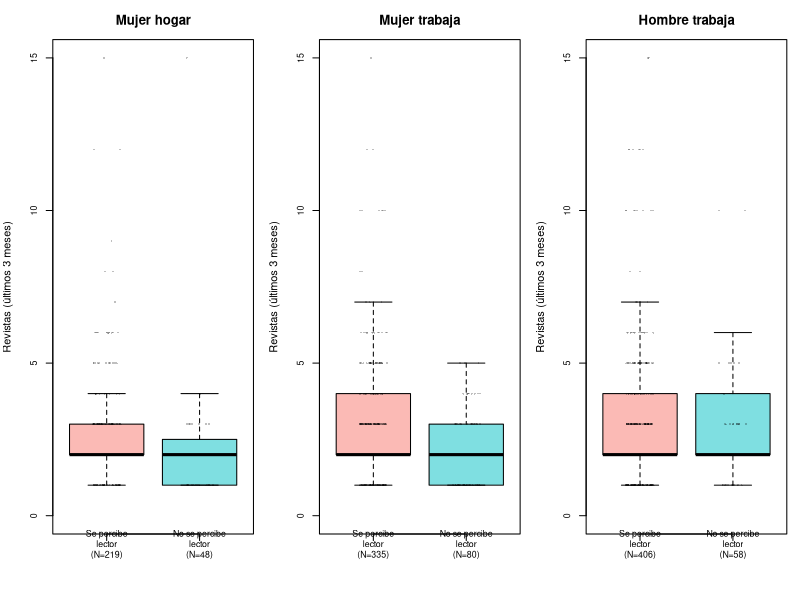
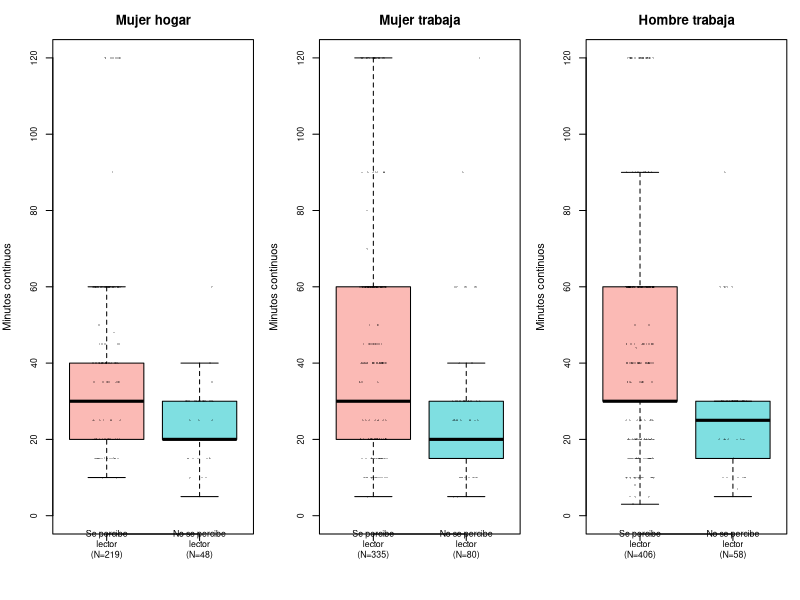
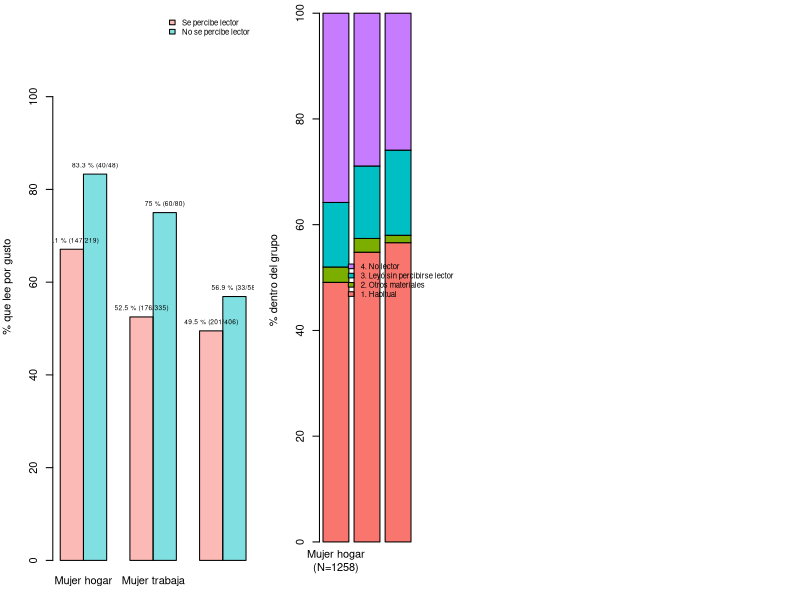
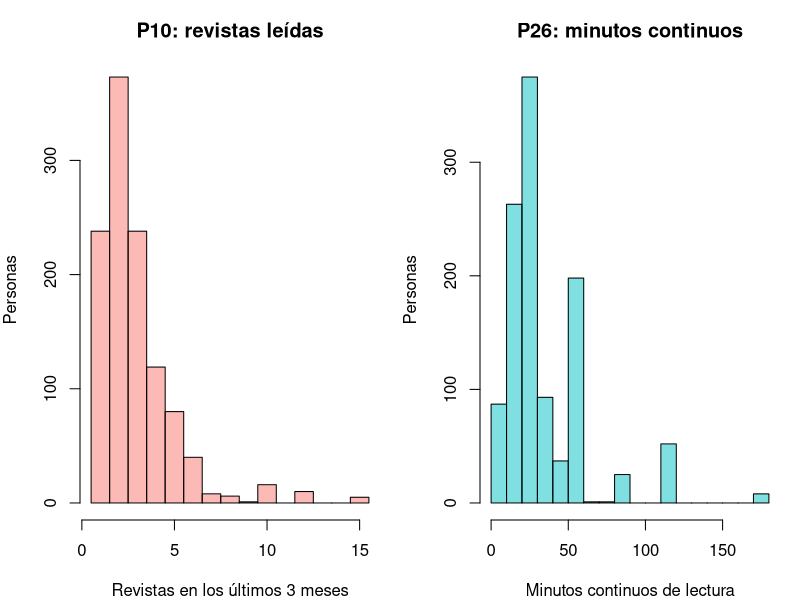

The R source for these figures, in order:
## ---- chunk 1
knitr::opts_chunk$set(echo = FALSE, warning = FALSE, message = FALSE,
                      fig.width = 7, fig.height = 3, dpi = 120)
options(knitr.kable.NA = "—")
library(knitr)
library(e1071)   # skewness() y kurtosis()

pct = function(a, b) round(100 * a / b, 1)
f   = function(x) sprintf("%.1f", unname(x))                        # un decimal para el texto
si  = function(cond, a, b = "") if (isTRUE(cond)) a else b          # frase condicional para el texto
## ---- chunk 2
raw = read.csv("datos/DatosEquipo6_v2.csv")
# Nombres de las columnas (el archivo trae: anio, h_lec, sexo, cond_act, p10, p11, p26)
names(raw) = c("anio", "H_LEC", "SEXO", "COND_ACT", "P10", "P11", "P26")
datos = raw
vars6 = c("H_LEC", "SEXO", "COND_ACT", "P10", "P11", "P26")

# Vacíos y valores fuera del rango del diccionario
calidad = data.frame(
  Variable = vars6,
  Vacios = colSums(is.na(raw[, vars6])),
  Fuera = c(sum(!(raw$H_LEC %in% c(1:4, NA))),
            sum(!(raw$SEXO %in% c(1:2, NA))),
            sum(!(raw$COND_ACT %in% c(1:10, NA))),
            sum(raw$P10 > 25, na.rm = TRUE),
            sum(!(raw$P11 %in% c(1:6, NA))),
            sum(raw$P26 < 2 | raw$P26 > 360, na.rm = TRUE)),
  row.names = NULL)
fuera10 = calidad$Fuera[calidad$Variable == "P10"]

motivos = c("Trabajo", "Estudio", "Cultura general / estar al día",
            "Gusto / entretenimiento", "Religión", "Otro")

datos$Sexo_lbl  = factor(datos$SEXO, levels = 1:2, labels = c("Hombre", "Mujer"))
datos$H_LEC_lbl = factor(datos$H_LEC, levels = 1:4,
                         labels = c("1. Habitual", "2. Otros materiales",
                                    "3. Leyó sin percibirse lector", "4. No lector"))

# Autopercepción: solo H_LEC = 1 y H_LEC = 3 entran a la comparación
datos$Aut = NA
datos$Aut[datos$H_LEC %in% 1] = "Se percibe lector"
datos$Aut[datos$H_LEC %in% 3] = "No se percibe lector"
datos$Aut = factor(datos$Aut, levels = c("Se percibe lector", "No se percibe lector"))

# Grupos de comparación (COND_ACT 7 = hogar; 1 a 3 = trabaja)
datos$Grupo = NA
datos$Grupo[datos$SEXO %in% 2 & datos$COND_ACT %in% 7]   = "Mujer hogar"
datos$Grupo[datos$SEXO %in% 2 & datos$COND_ACT %in% 1:3] = "Mujer trabaja"
datos$Grupo[datos$SEXO %in% 1 & datos$COND_ACT %in% 1:3] = "Hombre trabaja"
datos$Grupo = factor(datos$Grupo, levels = c("Mujer hogar", "Mujer trabaja", "Hombre trabaja"))

datos$Cond_lbl = cut(datos$COND_ACT, breaks = c(0, 3, 5, 6, 7, 8, 10),
                     labels = c("Trabaja o tiene trabajo (01-03)", "Busca o espera trabajo (04-05)",
                                "Estudiante (06)", "Quehaceres del hogar (07)",
                                "Jubilado o pensionado (08)", "Incapacitado u otra situación (09-10)"))

# Universos de análisis
V = subset(datos, !is.na(H_LEC))                    # H_LEC válido
U = subset(V, !is.na(Grupo))                        # tres grupos de comparación
L = subset(U, H_LEC %in% c(1, 3) & !is.na(P10))     # lectores de revistas
H = subset(V, SEXO == 1 & COND_ACT == 7)            # hombres del hogar (solo casos)

n_est   = sum(V$COND_ACT %in% 6)                    # estudiantes
n_jub   = sum(V$COND_ACT %in% 8)                    # jubilados
n_otras = sum(V$COND_ACT %in% c(4:6, 8:10))         # todas las condiciones que no se comparan
## ---- chunk 3
x = L$P10
m10 = c(N = length(x), Media = mean(x), Mediana = median(x), DE = sd(x),
        CV = 100 * sd(x) / mean(x),
        Q1 = quantile(x, 0.25, names = FALSE), Q3 = quantile(x, 0.75, names = FALSE),
        Min = min(x), Max = max(x), Sesgo = skewness(x), Curtosis = kurtosis(x))

x = L$P26
m26 = c(N = length(x), Media = mean(x), Mediana = median(x), DE = sd(x),
        CV = 100 * sd(x) / mean(x),
        Q1 = quantile(x, 0.25, names = FALSE), Q3 = quantile(x, 0.75, names = FALSE),
        Min = min(x), Max = max(x), Sesgo = skewness(x), Curtosis = kurtosis(x))

tab_num = rbind(m10, m26)
rownames(tab_num) = c("P10: revistas (3 meses)", "P26: minutos continuos")
kable(round(tab_num, 1), caption = "Tabla 1. Medidas descriptivas de P10 y P26 en lectores de revistas")
s10 = round(tab_num[1, ], 1)
s26 = round(tab_num[2, ], 1)
## ---- chunk 4
fh = table(V$H_LEC_lbl)
fp = table(factor(L$P11, levels = 1:6, labels = motivos))
ph = pct(as.vector(fh), sum(fh))
pp = pct(as.vector(fp), sum(fp))
t3 = rbind(
  data.frame(Variable = paste0("H_LEC (N=", nrow(V), ")"), Categoría = names(fh),
             n = as.vector(fh), "%" = ph, check.names = FALSE),
  data.frame(Variable = paste0("P11 (N=", nrow(L), ")"), Categoría = names(fp),
             n = as.vector(fp), "%" = pp, check.names = FALSE))
## ---- chunk 5
tb = table(U$Grupo, U$H_LEC_lbl)
pc = round(100 * prop.table(tb, 1), 1)
t4 = data.frame(Grupo = rownames(tb), N = as.vector(rowSums(tb)),
                as.data.frame.matrix(pc), check.names = FALSE, row.names = NULL)
names(t4)[3:6] = c("1 Habitual", "2 Otros", "3 Leyó sin percibirse lector", "4 No lector")
t4[["% con H_LEC 3 entre quienes no acostumbran leer"]] = pct(tb[, 3], tb[, 3] + tb[, 4])
kable(t4, caption = "Tabla 2. Condición lectora (H_LEC) dentro de cada grupo, en %")

hab = pc[, 1]; sper = pc[, 3]; nol = pc[, 4]
pr = t4[[ncol(t4)]]

A = subset(U, H_LEC %in% c(1, 3))
A$Leyo_revistas = !is.na(A$P10)
cob = aggregate(Leyo_revistas ~ Aut + Grupo, data = A, FUN = length)
names(cob) = c("Autopercepción", "Grupo", "N")
cob[["Leyeron revistas"]] = aggregate(Leyo_revistas ~ Aut + Grupo, data = A, FUN = sum)$Leyo_revistas
cob[["%"]] = pct(cob[["Leyeron revistas"]], cob$N)
cob = cob[, c("Grupo", "Autopercepción", "N", "Leyeron revistas", "%")]
cp = cob[["%"]]
## ---- chunk 6
#P10
res10 = aggregate(P10 ~ Aut + Grupo, data = L, FUN = length)
names(res10) = c("Aut", "Grupo", "N")
res10$Media   = round(aggregate(P10 ~ Aut + Grupo, data = L, FUN = mean)$P10, 1)
res10$DE      = round(aggregate(P10 ~ Aut + Grupo, data = L, FUN = sd)$P10, 1)
res10$Min     = aggregate(P10 ~ Aut + Grupo, data = L, FUN = min)$P10
res10$Q1      = aggregate(P10 ~ Aut + Grupo, data = L, FUN = quantile, probs = 0.25)$P10
res10$Mediana = aggregate(P10 ~ Aut + Grupo, data = L, FUN = median)$P10
res10$Q3      = aggregate(P10 ~ Aut + Grupo, data = L, FUN = quantile, probs = 0.75)$P10
res10$Max     = aggregate(P10 ~ Aut + Grupo, data = L, FUN = max)$P10
res10 = res10[, c("Grupo", "Aut", "N", "Media", "DE", "Min", "Q1", "Mediana", "Q3", "Max")]
names(res10) = c("Grupo", "Autopercepción", "N", "Media", "DE", "Mín", "Q1", "Mediana", "Q3", "Máx")
kable(res10, caption = "Tabla 3. Número de revistas leídas (P10) por grupo y autopercepción")

# Diagramas de caja
par(mfrow = c(1, 3), mar = c(5, 4, 3, 1))
for (g in levels(L$Grupo)) {
  d = subset(L, Grupo == g)
  nombres = paste0(c("Se percibe\nlector", "No se percibe\nlector"), "\n(N=", table(d$Aut), ")")
  boxplot(P10 ~ Aut, data = d, names = nombres, ylim = c(0, 15), outline = FALSE,
          col = c("#F8766D80", "#00BFC480"), main = g, xlab = "",
          ylab = "Revistas (últimos 3 meses)", cex.axis = 0.8)
  stripchart(P10 ~ Aut, data = d, vertical = TRUE, method = "jitter", jitter = 0.15,
             pch = 16, cex = 0.4, col = rgb(0, 0, 0, 0.25), add = TRUE)
}

lec = c(1, 3, 5); nlec = c(2, 4, 6)
dm10 = res10$Mediana[lec] - res10$Mediana[nlec]
dx10 = round(res10$Media[lec] - res10$Media[nlec], 1)
p10_parecido = all(abs(dm10) <= 1)
## ---- chunk 7

res26 = aggregate(P26 ~ Aut + Grupo, data = L, FUN = length)
names(res26) = c("Aut", "Grupo", "N")
res26$Media   = round(aggregate(P26 ~ Aut + Grupo, data = L, FUN = mean)$P26, 1)
res26$DE      = round(aggregate(P26 ~ Aut + Grupo, data = L, FUN = sd)$P26, 1)
res26$Min     = aggregate(P26 ~ Aut + Grupo, data = L, FUN = min)$P26
res26$Q1      = aggregate(P26 ~ Aut + Grupo, data = L, FUN = quantile, probs = 0.25)$P26
res26$Mediana = aggregate(P26 ~ Aut + Grupo, data = L, FUN = median)$P26
res26$Q3      = aggregate(P26 ~ Aut + Grupo, data = L, FUN = quantile, probs = 0.75)$P26
res26$Max     = aggregate(P26 ~ Aut + Grupo, data = L, FUN = max)$P26
res26 = res26[, c("Grupo", "Aut", "N", "Media", "DE", "Min", "Q1", "Mediana", "Q3", "Max")]
names(res26) = c("Grupo", "Autopercepción", "N", "Media", "DE", "Mín", "Q1", "Mediana", "Q3", "Máx")
kable(res26, caption = "Tabla 4. Minutos continuos de lectura (P26) por grupo y autopercepción (cualquier material)")

# Diagramas de caja
par(mfrow = c(1, 3), mar = c(5, 4, 3, 1))
for (g in levels(L$Grupo)) {
  d = subset(L, Grupo == g)
  nombres = paste0(c("Se percibe\nlector", "No se percibe\nlector"), "\n(N=", table(d$Aut), ")")
  boxplot(P26 ~ Aut, data = d, names = nombres, ylim = c(0, 120), outline = FALSE,
          col = c("#F8766D80", "#00BFC480"), main = g, xlab = "",
          ylab = "Minutos continuos", cex.axis = 0.8)
  stripchart(P26 ~ Aut, data = d, vertical = TRUE, method = "jitter", jitter = 0.15,
             pch = 16, cex = 0.4, col = rgb(0, 0, 0, 0.25), add = TRUE)
}

dm26 = res26$Mediana[lec] - res26$Mediana[nlec]
dx26 = round(res26$Media[lec] - res26$Media[nlec], 1)
p26_lec_mayor = all(res26$Media[lec] > res26$Media[nlec])
hogar_corta = res26$Media[1] < min(res26$Media[c(3, 5)]) & res26$Q3[1] <= min(res26$Q3[c(3, 5)])
## ---- chunk 8
# P11
L$Gusto = L$P11 == 4
Q3 = aggregate(Gusto ~ Aut + Grupo, data = L, FUN = length)
names(Q3) = c("Autopercepción", "Grupo", "N")
Q3[["Gusto (n)"]] = aggregate(Gusto ~ Aut + Grupo, data = L, FUN = sum)$Gusto
Q3[["Gusto (%)"]] = pct(Q3[["Gusto (n)"]], Q3$N)
Q3[["Otros motivos (%)"]] = pct(Q3$N - Q3[["Gusto (n)"]], Q3$N)
Q3 = Q3[, c("Grupo", "Autopercepción", "N", "Gusto (n)", "Gusto (%)", "Otros motivos (%)")]

m  = matrix(Q3[["Gusto (%)"]], nrow = 2)
nm = matrix(Q3[["Gusto (n)"]], nrow = 2)
Nm = matrix(Q3[["N"]], nrow = 2)
par(mar = c(3, 4, 1, 1))
bp = barplot(m, beside = TRUE, names.arg = levels(L$Grupo), col = c("#F8766D80", "#00BFC480"),
             ylim = c(0, 118), ylab = "% que lee por gusto",
             legend.text = levels(L$Aut), args.legend = list(x = "topright", cex = 0.7, bty = "n"))
text(bp, m, labels = paste0(m, " % (", nm, "/", Nm, ")"), pos = 3, cex = 0.6)

gusto = Q3[["Gusto (%)"]]
dg = round(gusto[nlec] - gusto[lec], 1)
p11_dir = all(dg > 0)
hogar_gusto = gusto[1] > max(gusto[c(3, 5)])
## ---- chunk 9
tab_var = data.frame(
  Variable = vars6,
  Descripción = c("Condición lectora construida por INEGI",
                  "Sexo (preg. 8)", "Condición de actividad la semana pasada (preg. 15)",
                  "Revistas leídas en tres meses (preg. 10)",
                  "Motivo principal de lectura de revistas (preg. 11)",
                  "Minutos continuos de lectura de algún material (preg. 26)"),
  Tipo = c("Cat. nominal", "Cat. nominal", "Cat. nominal",
           "Num. discreta", "Cat. nominal", "Num. continua"),
  "Unidad o categorías" = c("1 Habitual; 2 Otros materiales; 3 Leyó sin acostumbrar; 4 No lector",
                            "1 Hombre; 2 Mujer",
                            "01-03 trabaja; 04-05 busca trabajo; 06 estudia; 07 hogar; 08 jubilado; 09-10 otra; 99 no especificado",
                            "Revistas (diccionario: 1 a 25)",
                            "1 Trabajo; 2 Estudio; 3 Cultura general; 4 Gusto; 5 Religión; 6 Otro",
                            "Minutos (diccionario: 2 a 360)"),
  "Falt. (n)" = calidad$Vacios,
  "Falt. (%)" = pct(calidad$Vacios, nrow(raw)),
  "Fuera rango (n)" = calidad$Fuera,
  check.names = FALSE)
cap_a1 = "Tabla A1. Variables seleccionadas y calidad de los datos (sobre todos los registros; en P10, P11 y P26 el vacío es un pase de pregunta)"
if (knitr::is_latex_output()) {
  # En PDF se fijan anchos de columna para que el texto largo se acomode
  kable(tab_var, format = "latex", booktabs = TRUE, caption = cap_a1, position = "H",
        align = c("p{1.8cm}", "p{3.4cm}", "p{1.8cm}", "p{4.2cm}", "r", "r", "r"))
} else {
  kable(tab_var, caption = cap_a1)
}
## ---- chunk 10
tn = table(V$Cond_lbl, V$Sexo_lbl)
tc = data.frame(Condición = rownames(tn),
                Hombres = as.vector(tn[, "Hombre"]), "% hombres" = pct(as.vector(tn[, "Hombre"]), sum(tn[, "Hombre"])),
                Mujeres = as.vector(tn[, "Mujer"]), "% mujeres" = pct(as.vector(tn[, "Mujer"]), sum(tn[, "Mujer"])),
                check.names = FALSE)
kable(tc, caption = "Tabla A2. Composición por SEXO y COND_ACT (personas con H_LEC válido)")
## ---- chunk 11
# Una etiqueta por subgrupo, en el orden de las tablas: "Mujer hogar / Se percibe lector", ...
L$Subgrupo = interaction(L$Grupo, L$Aut, sep = " / ", lex.order = TRUE)
n6 = table(L$Subgrupo, factor(L$P11, levels = 1:6))     # personas por motivo
p6 = round(100 * prop.table(n6, 1), 1)                   # % dentro de cada subgrupo
d6 = data.frame(Grupo = rep(levels(L$Grupo), each = 2),
                Autopercepción = rep(levels(L$Aut), times = 3),
                N = as.vector(rowSums(n6)),
                matrix(paste0(n6, " (", p6, ")"), nrow = 6), check.names = FALSE)
names(d6)[4:9] = c("Trabajo", "Estudio", "Cultura", "Gusto", "Religión", "Otro")
kable(d6, caption = "Tabla A3. Motivo principal de lectura de revistas (6 categorías), n (%) por grupo y autopercepción")
## ---- chunk 12
U34 = subset(U, H_LEC %in% c(3, 4))   # quienes no acostumbran leer
L1  = subset(L, H_LEC == 1)           # lectores de revistas que se perciben lectores
L3  = subset(L, H_LEC == 3)           # lectores de revistas que no se perciben lectores
est = data.frame(Año = sort(unique(U$anio)),
                 N = as.vector(table(U$anio)),
                 "% habitual" = round(100 * tapply(U$H_LEC == 1, U$anio, mean), 1),
                 "% H_LEC 3 entre quienes no acostumbran leer" = round(100 * tapply(U34$H_LEC == 3, U34$anio, mean), 1),
                 "Mediana P10 (percibe / no)" = paste(tapply(L1$P10, L1$anio, median), "/", tapply(L3$P10, L3$anio, median)),
                 "Mediana P26 (percibe / no)" = paste(tapply(L1$P26, L1$anio, median), "/", tapply(L3$P26, L3$anio, median)),
                 "% gusto (percibe / no)" = paste(round(100 * tapply(L1$P11 == 4, L1$anio, mean), 1), "/",
                                                  round(100 * tapply(L3$P11 == 4, L3$anio, mean), 1)),
                 check.names = FALSE, row.names = NULL)
kable(est, caption = "Tabla A4. Indicadores principales por año (tres grupos juntos). Los archivos de distintos años no contienen a las mismas personas")
## ---- chunk 13
L25 = subset(L, P10 <= 25)
res10_25 = aggregate(P10 ~ Aut + Grupo, data = L25, FUN = length)
names(res10_25) = c("Aut", "Grupo", "N")
res10_25$Media   = round(aggregate(P10 ~ Aut + Grupo, data = L25, FUN = mean)$P10, 1)
res10_25$DE      = round(aggregate(P10 ~ Aut + Grupo, data = L25, FUN = sd)$P10, 1)
res10_25$Min     = aggregate(P10 ~ Aut + Grupo, data = L25, FUN = min)$P10
res10_25$Q1      = aggregate(P10 ~ Aut + Grupo, data = L25, FUN = quantile, probs = 0.25)$P10
res10_25$Mediana = aggregate(P10 ~ Aut + Grupo, data = L25, FUN = median)$P10
res10_25$Q3      = aggregate(P10 ~ Aut + Grupo, data = L25, FUN = quantile, probs = 0.75)$P10
res10_25$Max     = aggregate(P10 ~ Aut + Grupo, data = L25, FUN = max)$P10
res10_25 = res10_25[, c("Grupo", "Aut", "N", "Media", "DE", "Min", "Q1", "Mediana", "Q3", "Max")]
names(res10_25) = c("Grupo", "Autopercepción", "N", "Media", "DE", "Mín", "Q1", "Mediana", "Q3", "Máx")
kable(res10_25, caption = "Tabla A5. Sensibilidad: P10 sin los registros por encima de 25 revistas")
## ---- chunk 14
th = table(H$H_LEC_lbl)
kable(data.frame(H_LEC = names(th), n = as.vector(th)), caption = "Tabla A6a. Hombres dedicados al hogar por categoría de H_LEC (casos, sin porcentajes)")
Hc = H[!is.na(H$P10), c("anio", "H_LEC_lbl", "P10", "P11", "P26")]
Hc$P11 = factor(Hc$P11, levels = 1:6, labels = motivos)
names(Hc) = c("Año", "H_LEC", "P10", "Motivo (P11)", "P26")
kable(Hc, row.names = FALSE, caption = "Tabla A6b. Hombres dedicados al hogar que leyeron revistas (casos individuales)")
## ---- chunk 15
flujo = data.frame(
  Concepto = c("Registros en la base (2022-2024)",
               "Sin categoría válida de H_LEC (blanco por pase)",
               "Con H_LEC válido",
               "   Hombres dedicados al hogar (solo casos, Anexo A7)",
               "   Estudiantes, jubilados, personas que buscan trabajo y otras condiciones (no se comparan)",
               "   Sin SEXO o COND_ACT especificado",
               "Universo del análisis (tres grupos)",
               "Lectores de revistas con H_LEC = 1 o 3 (P10 con valor)"),
  n = c(nrow(datos), sum(is.na(datos$H_LEC)), nrow(V), nrow(H), n_otras,
        nrow(V) - nrow(U) - nrow(H) - n_otras, nrow(U), nrow(L)))
kable(flujo, caption = "Tabla A7. Registros y universos del análisis")
## ---- chunk 16
kable(t3, caption = "Tabla A8. Distribución de frecuencias de H_LEC (personas con H_LEC válido) y de P11 (lectores de revistas)")
## ---- chunk 17
kable(cob, caption = "Tabla A9. Personas que leyeron revistas en los últimos tres meses, por grupo y autopercepción")
## ---- chunk 18
op = par(mar = c(4, 4, 1, 9))
barplot(t(pc), col = c("#F8766D", "#7CAE00", "#00BFC4", "#C77CFF"), ylab = "% dentro del grupo",
        names.arg = paste0(rownames(tb), "\n(N=", rowSums(tb), ")"),
        legend.text = colnames(pc), args.legend = list(x = "right", inset = c(-0.45, 0), xpd = NA, bty = "n", cex = 0.7))
par(op)
## ---- chunk 19
op = par(mfrow = c(1, 2), mar = c(4, 4, 3, 1))
hist(L$P10[L$P10 <= 15], breaks = seq(0.5, 15.5, 1), col = "#F8766D80",
     main = "P10: revistas leídas", xlab = "Revistas en los últimos 3 meses", ylab = "Personas")
hist(L$P26[L$P26 <= 180], breaks = seq(0, 180, 10), col = "#00BFC480",
     main = "P26: minutos continuos", xlab = "Minutos continuos de lectura", ylab = "Personas")
par(op)
